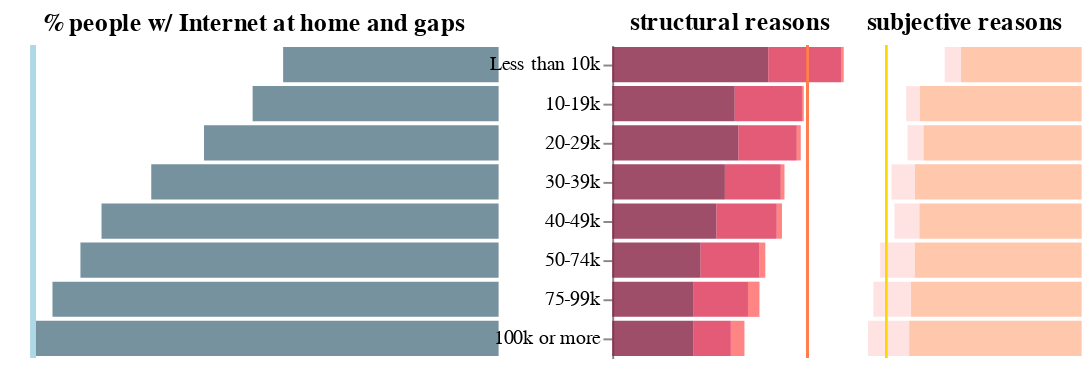

Notebook code cell kept with this figure:
### Markdown cell above
## income bars

### Code cell
base1 = alt.Chart(income_df).properties(
    width=250, 
)

income_sort = ["Less than 10k", "10-19k", "20-29k", "30-39k", "40-49k", "50-74k", "75-99k", "100k or more"]

left_bar1 = base1.transform_filter(
    alt.datum.type=="access"
).encode(
    x=alt.X("value:Q",
            title=None,
            axis=None,
            scale=alt.Scale(domain=[0,100]),  ## how to change the scale properly?
#             scale=alt.Scale(domain=[100, 50]),
           sort=income_sort),
    y=alt.Y("income:N", 
            title=None, 
            axis=None,
            sort=income_sort),
    opacity=OpacityCondition1,
    tooltip=tooltip_left,
    color=alt.value("#578")
).mark_bar().properties(
    title="% people w/ Internet at home and gaps"
)


left_backbar1 = base1.transform_filter(
    alt.datum.type=="access"
).encode(
    x=alt.X("max_value:Q",
            title=None,
            scale=alt.Scale(domain=[0,100]),
            sort=alt.SortOrder("descending")),
    y=alt.Y("income:N", 
            title=None, 
            axis=None,
            sort=income_sort),
    opacity=OpacityCondition4,
    color=alt.value("#eff"),
    tooltip=tooltip_left,
).mark_bar().properties(
).transform_joinaggregate(
    max_value="max(value):Q",
    groupby=["year"]
)

left_line1 = base1.encode(
    x=alt.X("max(value):Q",
            title=None,
            scale=alt.Scale(domain=[0,100]),
            sort=alt.SortOrder("descending")),
    tooltip="max(value)"
).mark_rule(color="lightblue", size=3).transform_filter(
    alt.datum.type=="access"
)

left_text1 = left_bar1.mark_text(dx=-20).encode(
    text= alt.Text("diff:N", format=".0%"),
    opacity=OpacityCondition4,
).transform_joinaggregate(
    max_value="max(value):Q",
    groupby=["year"]
).transform_calculate(
    diff=(alt.datum.max_value - alt.datum.value)/100,
).transform_calculate(
    text="gap = " + alt.datum.diff
)


left_bar1 = (left_backbar1 + left_bar1 + left_text1).add_selection(
    select_bar2
).resolve_scale(
    y="shared"
).interactive()


left1 = (left_bar1 + left_line1).add_selection(
    select_year
).transform_filter(
    select_year
).add_selection(
    select_bar1
)


middle1 = base1.encode(
    y=alt.Y("income:N", 
            sort=alt.EncodingSortField(field="order", order='ascending'),
            axis=None),
    text=alt.Text("income:N")
).mark_text().properties(width=20)

right_bar1_a = base1.encode(
    x=alt.X("value:Q",
            scale=alt.Scale(domain=[0,60]),
            title=None,
            axis=None,
           ),
    y=alt.Y("income:N",
            title=None,
#             axis=None,
            sort=alt.EncodingSortField(field="order", order='ascending')),
    color=ColorCondition1,
    order=alt.Order("value", sort="descending"),
    opacity=OpacityCondition1,
    tooltip=tooltip_right,
).transform_filter(
    (alt.datum.type=="reasons") & (alt.datum.reason_type == 1)
# ).transform_filter(
#     select_reason
).mark_bar().properties(
    title= "% reasons for not going online at home",
    width=120
).add_selection(
    select_bar1
).add_selection(
    select_reason
).properties(title="structural reasons")

right_bar1_b = base1.encode(
    x=alt.X("value:Q",
            scale=alt.Scale(domain=[0,60]),
            title=None,
            axis=None,
            sort=alt.SortOrder("descending")
           ),
    y=alt.Y("income:N",
            title=None,
            axis=None,
            sort=alt.EncodingSortField(field="order", order='ascending')),
    color=ColorCondition2,
    order=alt.Order("value", sort="descending"),
    opacity=OpacityCondition1,
    tooltip=tooltip_right
).transform_filter(
    (alt.datum.type=="reasons") & (alt.datum.reason_type == 0)
# ).transform_filter(
#     select_reason
).mark_bar().properties(
#     title="% reasons for not going online at home",
    width=120
).add_selection(
    select_bar1
).add_selection(
    select_reason
).properties(title="subjective reasons")

right_line1_a = base1.encode(
    x=alt.X("aux:Q",
            title=None,
            scale=alt.Scale(domain=[0,60]))
).mark_rule(color="coral").transform_filter(
    alt.datum.type=="reasons"
)

right_line1_b = base1.encode(
    x=alt.X("aux:Q",
            title=None,
            scale=alt.Scale(domain=[0,60]),
            sort=alt.SortOrder("descending"))
).mark_rule(color="gold").transform_filter(
    alt.datum.type=="reasons"
)

right1_a = (right_bar1_a + right_line1_a).add_selection(
    select_year
).transform_filter(
    select_year
)
    
right1_b = (right_bar1_b + right_line1_b).add_selection(
    select_year
).transform_filter(
    select_year
)

alt.concat(
    left1, right1_a, right1_b, spacing=-5
).configure_axis(
    grid=False
).configure_view(
    strokeOpacity=0
)

### Figure 1 — Vega-Lite specification as saved in the notebook (floating-point values rounded to 4 significant figures; data arrays with more than 128 entries replaced by an {"elided": "..."} marker saying what was removed)
{"config": {"view": {"continuousWidth": 400, "continuousHeight": 300, "strokeOpacity": 0}, "axis": {"grid": false}}, "concat": [{"layer": [{"mark": "bar", "encoding": {"color": {"value": "#eff"}, "opacity": {"condition": {"value": 1, "selection": "selector001"}, "value": 0}, "tooltip": [{"type": "quantitative", "field": "value", "title": "% people w/ Internet at home"}], "x": {"type": "quantitative", "field": "max_value", "scale": {"domain": [0, 100]}, "sort": "descending", "title": null}, "y": {"type": "nominal", "axis": null, "field": "income", "sort": ["Less than 10k", "10-19k", "20-29k", "30-39k", "40-49k", "50-74k", "75-99k", "100k or more"], "title": null}}, "selection": {"selector002": {"type": "single", "empty": "none", "on": "mouseover", "fields": ["age"], "clear": "click"}, "selector009": {"type": "interval", "bind": "scales", "encodings": ["x", "y"]}, "select": {"type": "single", "fields": ["year"], "bind": {"input": "radio", "options": ["2010", "2015", "2017"], "name": "year: "}, "init": {"year": "2010"}}, "selector001": {"type": "single", "empty": "none", "on": "mouseover", "fields": ["income"], "clear": "click"}}, "transform": [{"filter": "(datum.type === 'access')"}, {"joinaggregate": [{"op": "max", "field": "value", "as": "max_value"}], "groupby": ["year"]}], "width": 250}, {"mark": "bar", "encoding": {"color": {"value": "#578"}, "opacity": {"condition": {"value": 1.0, "selection": "selector001"}, "value": 0.8}, "tooltip": [{"type": "quantitative", "field": "value", "title": "% people w/ Internet at home"}], "x": {"type": "quantitative", "axis": null, "field": "value", "scale": {"domain": [0, 100]}, "sort": ["Less than 10k", "10-19k", "20-29k", "30-39k", "40-49k", "50-74k", "75-99k", "100k or more"], "title": null}, "y": {"type": "nominal", "axis": null, "field": "income", "sort": ["Less than 10k", "10-19k", "20-29k", "30-39k", "40-49k", "50-74k", "75-99k", "100k or more"], "title": null}}, "title": "% people w/ Internet at home and gaps", "transform": [{"filter": "(datum.type === 'access')"}], "width": 250}, {"mark": {"type": "text", "dx": -20}, "encoding": {"color": {"value": "#578"}, "opacity": {"condition": {"value": 1, "selection": "selector001"}, "value": 0}, "text": {"type": "nominal", "field": "diff", "format": ".0%"}, "tooltip": [{"type": "quantitative", "field": "value", "title": "% people w/ Internet at home"}], "x": {"type": "quantitative", "axis": null, "field": "value", "scale": {"domain": [0, 100]}, "sort": ["Less than 10k", "10-19k", "20-29k", "30-39k", "40-49k", "50-74k", "75-99k", "100k or more"], "title": null}, "y": {"type": "nominal", "axis": null, "field": "income", "sort": ["Less than 10k", "10-19k", "20-29k", "30-39k", "40-49k", "50-74k", "75-99k", "100k or more"], "title": null}}, "title": "% people w/ Internet at home and gaps", "transform": [{"filter": "(datum.type === 'access')"}, {"joinaggregate": [{"op": "max", "field": "value", "as": "max_value"}], "groupby": ["year"]}, {"calculate": "((datum.max_value - datum.value) / 100)", "as": "diff"}, {"calculate": "('gap = ' + datum.diff)", "as": "text"}], "width": 250}, {"mark": {"type": "rule", "color": "lightblue", "size": 3}, "encoding": {"tooltip": {"type": "quantitative", "aggregate": "max", "field": "value"}, "x": {"type": "quantitative", "aggregate": "max", "field": "value", "scale": {"domain": [0, 100]}, "sort": "descending", "title": null}}, "transform": [{"filter": "(datum.type === 'access')"}], "width": 250}], "resolve": {"scale": {"y": "shared"}}, "transform": [{"filter": {"selection": "select"}}]}, {"layer": [{"mark": "bar", "encoding": {"color": {"condition": {"type": "nominal", "field": "label", "legend": null, "scale": {"domain": ["Don’t need it (not interested)", "Can use it somewhere else", "Privacy or security concerns", "Too expensive", "No computer or computer inadequate", "Not available in area"], "range": ["#fb9", "#fdd", "#eec", "#824", "#d35", "#f66"]}, "sort": {"field": "value", "order": "ascending"}, "title": "reasons", "selection": "selector004"}, "value": "lightgrey"}, "opacity": {"condition": {"value": 1.0, "selection": "selector001"}, "value": 0.8}, "order": {"type": "quantitative", "field": "value", "sort": "descending"}, "tooltip": [{"type": "nominal", "field": "label", "title": "reason"}, {"type": "quantitative", "field": "value", "title": "% people choosing this reason"}], "x": {"type": "quantitative", "axis": null, "field": "value", "scale": {"domain": [0, 60]}, "title": null}, "y": {"type": "nominal", "field": "income", "sort": {"field": "order", "order": "ascending"}, "title": null}}, "selection": {"selector001": {"type": "single", "empty": "none", "on": "mouseover", "fields": ["income"], "clear": "click"}, "selector004": {"type": "single", "fields": ["label"], "bind": "legend"}, "select": {"type": "single", "fields": ["year"], "bind": {"input": "radio", "options": ["2010", "2015", "2017"], "name": "year: "}, "init": {"year": "2010"}}}, "title": "structural reasons", "transform": [{"filter": "((datum.type === 'reasons') && (datum.reason_type === 1))"}], "width": 120}, {"mark": {"type": "rule", "color": "coral"}, "encoding": {"x": {"type": "quantitative", "field": "aux", "scale": {"domain": [0, 60]}, "title": null}}, "transform": [{"filter": "(datum.type === 'reasons')"}], "width": 250}], "transform": [{"filter": {"selection": "select"}}]}, {"layer": [{"mark": "bar", "encoding": {"color": {"condition": {"type": "nominal", "field": "label", "scale": {"domain": ["Don’t need it (not interested)", "Can use it somewhere else", "Privacy or security concerns", "Too expensive", "No computer or computer inadequate", "Not available in area"], "range": ["#fb9", "#fdd", "#eec", "#824", "#d35", "#f66"]}, "sort": {"field": "value", "order": "ascending"}, "title": "reasons", "selection": "selector004"}, "value": "lightgrey"}, "opacity": {"condition": {"value": 1.0, "selection": "selector001"}, "value": 0.8}, "order": {"type": "quantitative", "field": "value", "sort": "descending"}, "tooltip": [{"type": "nominal", "field": "label", "title": "reason"}, {"type": "quantitative", "field": "value", "title": "% people choosing this reason"}], "x": {"type": "quantitative", "axis": null, "field": "value", "scale": {"domain": [0, 60]}, "sort": "descending", "title": null}, "y": {"type": "nominal", "axis": null, "field": "income", "sort": {"field": "order", "order": "ascending"}, "title": null}}, "selection": {"selector001": {"type": "single", "empty": "none", "on": "mouseover", "fields": ["income"], "clear": "click"}, "selector004": {"type": "single", "fields": ["label"], "bind": "legend"}, "select": {"type": "single", "fields": ["year"], "bind": {"input": "radio", "options": ["2010", "2015", "2017"], "name": "year: "}, "init": {"year": "2010"}}}, "title": "subjective reasons", "transform": [{"filter": "((datum.type === 'reasons') && (datum.reason_type === 0))"}], "width": 120}, {"mark": {"type": "rule", "color": "gold"}, "encoding": {"x": {"type": "quantitative", "field": "aux", "scale": {"domain": [0, 60]}, "sort": "descending", "title": null}}, "transform": [{"filter": "(datum.type === 'reasons')"}], "width": 250}], "transform": [{"filter": {"selection": "select"}}]}], "data": {"name": "data-4808f5eb1e8ff5786c4c74fc1a3eeae7"}, "spacing": -5, "$schema": "https://vega.github.io/schema/vega-lite/v4.0.2.json", "datasets": {"data-4808f5eb1e8ff5786c4c74fc1a3eeae7": {"elided": "200 records"}}}
